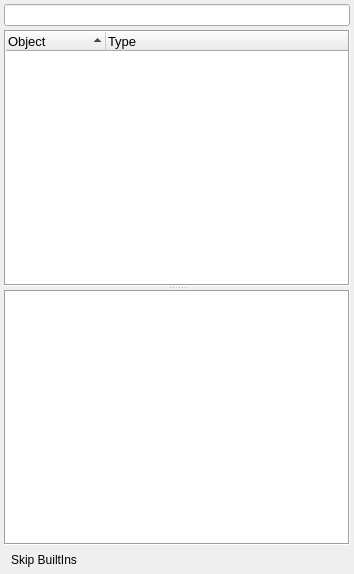
<?xml version="1.0" encoding="UTF-8"?>
<ui version="4.0">
 <class>Form</class>
 <widget class="QWidget" name="Form">
  <property name="geometry">
   <rect>
    <x>0</x>
    <y>0</y>
    <width>354</width>
    <height>574</height>
   </rect>
  </property>
  <property name="windowTitle">
   <string>Form</string>
  </property>
  <layout class="QGridLayout" name="gridLayout">
   <property name="leftMargin">
    <number>4</number>
   </property>
   <property name="topMargin">
    <number>4</number>
   </property>
   <property name="rightMargin">
    <number>4</number>
   </property>
   <property name="bottomMargin">
    <number>4</number>
   </property>
   <property name="spacing">
    <number>4</number>
   </property>
   <item row="1" column="0">
    <widget class="QSplitter" name="splitter">
     <property name="orientation">
      <enum>Qt::Vertical</enum>
     </property>
     <widget class="QTreeWidget" name="treeWidget">
      <property name="font">
       <font>
        <pointsize>10</pointsize>
       </font>
      </property>
      <property name="frameShape">
       <enum>QFrame::Box</enum>
      </property>
      <property name="alternatingRowColors">
       <bool>true</bool>
      </property>
      <property name="sortingEnabled">
       <bool>true</bool>
      </property>
      <property name="animated">
       <bool>true</bool>
      </property>
      <column>
       <property name="text">
        <string>Object</string>
       </property>
      </column>
      <column>
       <property name="text">
        <string>Type</string>
       </property>
      </column>
     </widget>
     <widget class="QTextBrowser" name="textBrowser">
      <property name="frameShape">
       <enum>QFrame::Box</enum>
      </property>
     </widget>
    </widget>
   </item>
   <item row="0" column="0">
    <widget class="QLineEdit" name="lineEdit"/>
   </item>
   <item row="2" column="0">
    <widget class="QToolButton" name="toolButton">
     <property name="text">
      <string>Skip BuiltIns</string>
     </property>
     <property name="checkable">
      <bool>true</bool>
     </property>
     <property name="autoRaise">
      <bool>true</bool>
     </property>
    </widget>
   </item>
  </layout>
 </widget>
 <resources/>
 <connections>
  <connection>
   <sender>lineEdit</sender>
   <signal>returnPressed()</signal>
   <receiver>Form</receiver>
   <slot>inputReturn()</slot>
   <hints>
    <hint type="sourcelabel">
     <x>334</x>
     <y>22</y>
    </hint>
    <hint type="destinationlabel">
     <x>350</x>
     <y>22</y>
    </hint>
   </hints>
  </connection>
  <connection>
   <sender>treeWidget</sender>
   <signal>itemDoubleClicked(QTreeWidgetItem*,int)</signal>
   <receiver>Form</receiver>
   <slot>itemDblClicked()</slot>
   <hints>
    <hint type="sourcelabel">
     <x>311</x>
     <y>214</y>
    </hint>
    <hint type="destinationlabel">
     <x>348</x>
     <y>214</y>
    </hint>
   </hints>
  </connection>
  <connection>
   <sender>treeWidget</sender>
   <signal>itemClicked(QTreeWidgetItem*,int)</signal>
   <receiver>Form</receiver>
   <slot>itemClicked()</slot>
   <hints>
    <hint type="sourcelabel">
     <x>26</x>
     <y>282</y>
    </hint>
    <hint type="destinationlabel">
     <x>3</x>
     <y>269</y>
    </hint>
   </hints>
  </connection>
  <connection>
   <sender>toolButton</sender>
   <signal>toggled(bool)</signal>
   <receiver>Form</receiver>
   <slot>skipBuiltIns()</slot>
   <hints>
    <hint type="sourcelabel">
     <x>50</x>
     <y>560</y>
    </hint>
    <hint type="destinationlabel">
     <x>81</x>
     <y>558</y>
    </hint>
   </hints>
  </connection>
 </connections>
 <slots>
  <slot>inputReturn()</slot>
  <slot>itemDblClicked()</slot>
  <slot>itemClicked()</slot>
  <slot>skipBuiltIns()</slot>
 </slots>
</ui>
